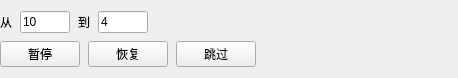
<?xml version="1.0" encoding="UTF-8"?>
<ui version="4.0">
 <class>CountDownTest</class>
 <widget class="QWidget" name="CountDownTest">
  <property name="geometry">
   <rect>
    <x>0</x>
    <y>0</y>
    <width>458</width>
    <height>75</height>
   </rect>
  </property>
  <property name="windowTitle">
   <string>Form</string>
  </property>
  <layout class="QVBoxLayout" name="verticalLayout">
   <property name="spacing">
    <number>8</number>
   </property>
   <property name="leftMargin">
    <number>0</number>
   </property>
   <property name="rightMargin">
    <number>0</number>
   </property>
   <item>
    <layout class="QHBoxLayout" name="horizontalLayout">
     <item>
      <widget class="QLabel" name="label">
       <property name="text">
        <string>从</string>
       </property>
      </widget>
     </item>
     <item>
      <widget class="QLineEdit" name="input_from">
       <property name="maximumSize">
        <size>
         <width>50</width>
         <height>16777215</height>
        </size>
       </property>
       <property name="text">
        <string>10</string>
       </property>
      </widget>
     </item>
     <item>
      <widget class="QLabel" name="label_2">
       <property name="text">
        <string>到</string>
       </property>
      </widget>
     </item>
     <item>
      <widget class="QLineEdit" name="input_to">
       <property name="maximumSize">
        <size>
         <width>50</width>
         <height>16777215</height>
        </size>
       </property>
       <property name="text">
        <string>4</string>
       </property>
      </widget>
     </item>
     <item>
      <spacer name="horizontalSpacer">
       <property name="orientation">
        <enum>Qt::Horizontal</enum>
       </property>
       <property name="sizeHint" stdset="0">
        <size>
         <width>40</width>
         <height>20</height>
        </size>
       </property>
      </spacer>
     </item>
    </layout>
   </item>
   <item>
    <layout class="QHBoxLayout" name="horizontalLayout_2">
     <item>
      <widget class="QPushButton" name="btn_pause">
       <property name="text">
        <string>暂停</string>
       </property>
      </widget>
     </item>
     <item>
      <widget class="QPushButton" name="btn_resume">
       <property name="text">
        <string>恢复</string>
       </property>
      </widget>
     </item>
     <item>
      <widget class="QPushButton" name="btn_skip">
       <property name="text">
        <string>跳过</string>
       </property>
      </widget>
     </item>
     <item>
      <spacer name="horizontalSpacer_2">
       <property name="orientation">
        <enum>Qt::Horizontal</enum>
       </property>
       <property name="sizeHint" stdset="0">
        <size>
         <width>290</width>
         <height>20</height>
        </size>
       </property>
      </spacer>
     </item>
    </layout>
   </item>
  </layout>
 </widget>
 <resources/>
 <connections/>
</ui>
